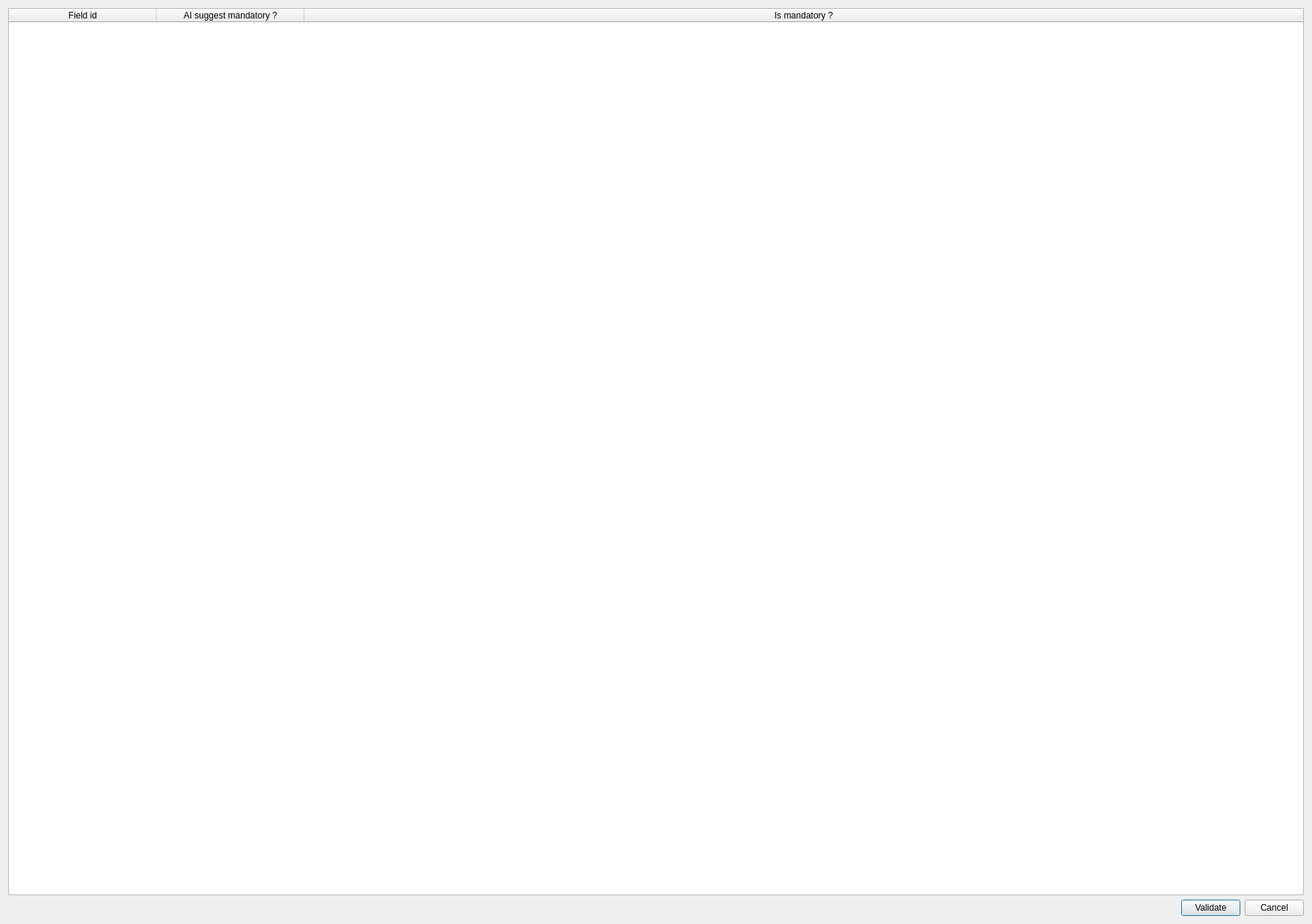
<?xml version="1.0" encoding="UTF-8"?>
<ui version="4.0">
 <class>DialogValidateMandatory</class>
 <widget class="QDialog" name="DialogValidateMandatory">
  <property name="geometry">
   <rect>
    <x>0</x>
    <y>0</y>
    <width>1776</width>
    <height>1251</height>
   </rect>
  </property>
  <property name="windowTitle">
   <string>Validate mandatory fields</string>
  </property>
  <layout class="QVBoxLayout" name="verticalLayout">
   <item>
    <widget class="QTableWidget" name="tableWidgetFieldIds">
     <attribute name="horizontalHeaderDefaultSectionSize">
      <number>200</number>
     </attribute>
     <attribute name="horizontalHeaderStretchLastSection">
      <bool>true</bool>
     </attribute>
     <column>
      <property name="text">
       <string>Field id</string>
      </property>
     </column>
     <column>
      <property name="text">
       <string>AI suggest mandatory ?</string>
      </property>
     </column>
     <column>
      <property name="text">
       <string>Is mandatory ?</string>
      </property>
     </column>
    </widget>
   </item>
   <item>
    <layout class="QHBoxLayout" name="horizontalLayout">
     <item>
      <spacer name="horizontalSpacer">
       <property name="orientation">
        <enum>Qt::Horizontal</enum>
       </property>
       <property name="sizeHint" stdset="0">
        <size>
         <width>40</width>
         <height>20</height>
        </size>
       </property>
      </spacer>
     </item>
     <item>
      <widget class="QPushButton" name="buttonValidate">
       <property name="text">
        <string>Validate</string>
       </property>
      </widget>
     </item>
     <item>
      <widget class="QPushButton" name="uttonCancel">
       <property name="text">
        <string>Cancel</string>
       </property>
      </widget>
     </item>
    </layout>
   </item>
  </layout>
 </widget>
 <resources/>
 <connections>
  <connection>
   <sender>buttonValidate</sender>
   <signal>clicked()</signal>
   <receiver>DialogValidateMandatory</receiver>
   <slot>accept()</slot>
   <hints>
    <hint type="sourcelabel">
     <x>1649</x>
     <y>1225</y>
    </hint>
    <hint type="destinationlabel">
     <x>1650</x>
     <y>1281</y>
    </hint>
   </hints>
  </connection>
  <connection>
   <sender>uttonCancel</sender>
   <signal>clicked()</signal>
   <receiver>DialogValidateMandatory</receiver>
   <slot>reject()</slot>
   <hints>
    <hint type="sourcelabel">
     <x>1741</x>
     <y>1231</y>
    </hint>
    <hint type="destinationlabel">
     <x>1747</x>
     <y>1285</y>
    </hint>
   </hints>
  </connection>
 </connections>
</ui>
